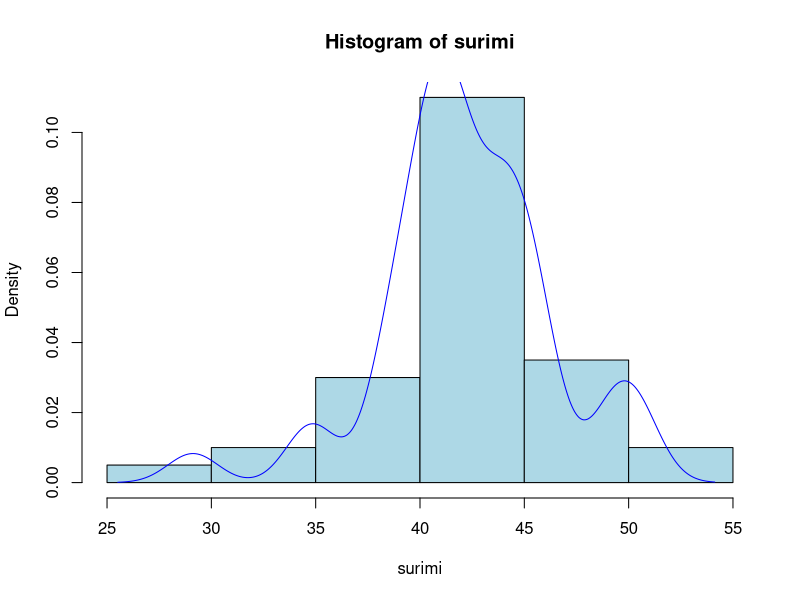
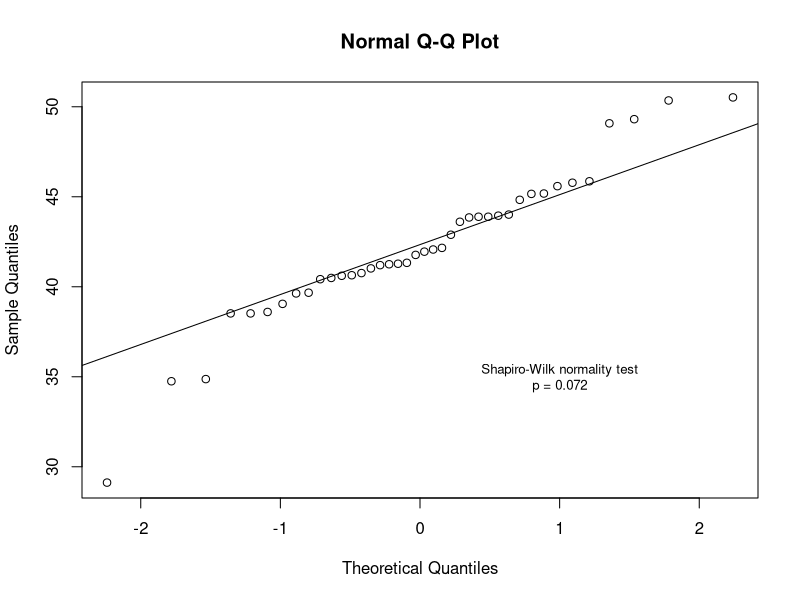

Generate these figures, in order, with R: (Note: this script raises an error after producing the figures.)
# ------------------ EST066 - Estatistica Computacional II ------------------ #
# Data: 04/07/2023

# Bootstrap para intervalo de confianca
# Não são exatos

# amostra de 40 observações de resistência à deformação
surimi <- c(41.28, 45.16, 34.75, 40.76, 43.61, 39.05, 41.20, 41.02, 41.33,
            40.61, 40.49, 41.77, 42.07, 44.83, 29.12, 45.59, 41.95, 45.78,
            42.89, 40.42, 49.31, 44.01, 34.87, 38.60, 39.63, 38.52, 38.52,
            43.95, 49.08, 50.52, 43.85, 40.64, 45.86, 41.25, 50.35, 45.18,
            39.67, 43.89, 43.89, 42.16)
summary(surimi)
c(variancia = var(surimi), desvio = sd(surimi))

hist(surimi, freq = F, col = "lightblue")
lines(density(surimi), col = "blue")

# teste de normalidade dos dados
(surimi.test <- shapiro.test(surimi))

# qq-plot
qqnorm(surimi); qqline(surimi)
text(1, 35, cex = 0.8, paste0(surimi.test$method,"\np = ", round(surimi.test$p.value, 3)))

# IC t com 95% - assumindo normalidade (tamanho amostral)
t.test(surimi)$conf.int[1:2]

# Vamos construir um IC --------------------------------------------------
set.seed(666)
u0<-mean(surimi)
ep<-sd(surimi/sqrt(n)) # erro padrao

# qute de amostras bootstrap 
B <- 1000

# Transformar distribuicao da amostra numa padrao

# T = [(x_linha - mi)/ var_amostral]*n^(1/2)

# cálculo média e estatística t por amostra bootstrap
est.boot <- function(x) {list(med = mean(x), te = sqrt(n)*(mean(x)-u0)/sd(x))}
matriz <- replicate(B, est.boot(sample(surimi, n, replace = T)))
amostras.boot <- matrix(unlist(matriz),ncol = 2, byrow=T)
colnames(amostras.boot) <- c("theta", "t")
theta.star <- amostras.boot[, "theta"]
t.star <- amostras.boot[, "t"]

# compara média amostral com as médias bootstrap
c(u0, mean(theta.star))

# comapara erro padrão da amostra com erro padrão bootstrap
c(Sh, sd(theta.star))

# aparenta simetria e normalidade?
summary(t.star, col = 'lightpink')

# qqnrom da t.star
qqnorm(t.star, col = 'lightpink')
qqline(t.star, col = 'red', lwd = '2.5')

# quantis dos percentis t bootstrap 2.5% 97.5%
quantile(t.star, probs = c(0.025,0.975))

# quantis de t com n-1 graus de liberdade
qt(c(0.025,0.975), n - 1)

# intervalo de confiança bootstrap percentil t
u0 + quantile(t.star, probs = c(0.025,0.975)) * Sh

# intervalo de confiança t de student
u0 + qt(c(0.025,0.975), n - 1) * Sh


# Regressao por Bootstrap

# reamostragem de mais de uma variável
set.seed(666)
(xy <- data.frame(x = runif(10), y = runif(10)))

plot(y ~x, data = xy, xlim = c(0, 1), ylim = c(0, 1))
# correlação original
cor(xy$x, xy$y)

# IC paramétrico para correlação
cor.test(xy$x, xy$y)$conf.int[1:2]

